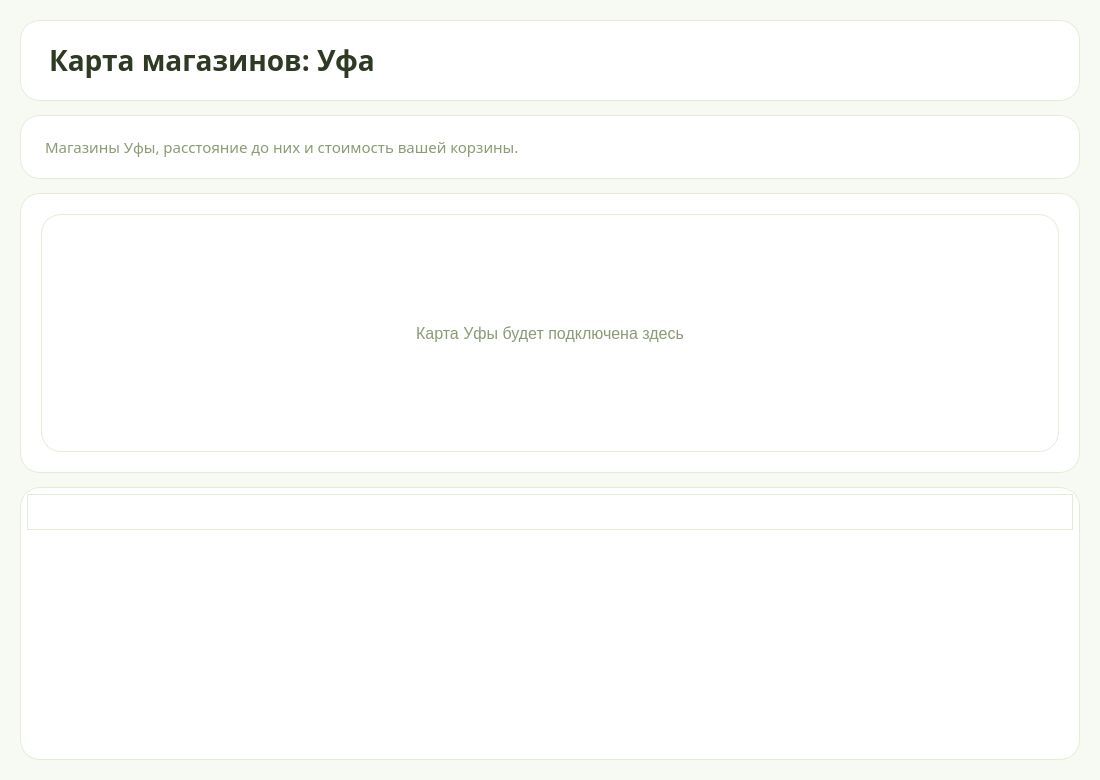
<ui version="4.0">
 <class>MapPage</class>
 <widget class="QWidget" name="MapPage">
  <property name="geometry">
   <rect>
    <x>0</x>
    <y>0</y>
    <width>1100</width>
    <height>780</height>
   </rect>
  </property>
  <property name="font">
   <font>
    <family>Nunito,Varela Round,Segoe UI,Corbel,Helvetica Neue,Noto Sans,sans-serif</family>
   </font>
  </property>
  <property name="styleSheet">
   <string notr="true">
* { font-family: &quot;Nunito&quot;, &quot;Varela Round&quot;, &quot;Segoe UI&quot;, &quot;Corbel&quot;, &quot;Helvetica Neue&quot;, &quot;Noto Sans&quot;, sans-serif; color: #2E3A24; }

QWidget#MapPage { background: #F7FAF3; }
QLabel { background: transparent; }

/* ---------- Заголовки ---------- */
QLabel#mapTitle { font-size: 21pt; font-weight: bold; }
QLabel#mapSubtitle { font-size: 11pt; color: #8A9B76; }

/* ---------- Фрейм для карты ---------- */
QFrame {
    background: #FFFFFF;
    border: 1px solid #E4ECD8;
    border-radius: 20px;
    padding: 20px;
}
QLabel#mapPlaceholderLabel { font-size: 12pt; color: #8A9B76; }

/* ---------- Таблица ---------- */
QTableWidget {
    background: #FFFFFF;
    border: 1px solid #E4ECD8;
    border-radius: 20px;
    gridline-color: transparent;
    font-size: 10pt;
    padding: 6px;
}
QTableWidget::item { padding: 6px 10px; border-bottom: 1px solid #EEF3E6; }
QTableWidget::item:selected { background: #E6F6C3; color: #2E3A24; }
QHeaderView::section {
    background: transparent;
    border: none;
    border-bottom: 1px solid #E4ECD8;
    padding: 8px 10px;
    color: #6E9A3A;
    font-size: 10pt;
    font-weight: bold;
}

/* ---------- Кнопки ---------- */
QPushButton {
    background: qlineargradient(x1:0, y1:0, x2:0, y2:1, stop:0 #C4F56E, stop:1 #8FD630);
    border: 1px solid rgba(255, 255, 255, 230);
    border-radius: 20px;
    padding: 10px 24px;
    font-size: 12pt;
    color: #1E2B12;
    font-weight: bold;
}
QPushButton:hover {
    background: qlineargradient(x1:0, y1:0, x2:0, y2:1, stop:0 #D3FA8C, stop:1 #A0E448);
}
QPushButton:pressed {
    background: #84C72A;
}
   </string>
  </property>
  <layout class="QVBoxLayout" name="mapLayout">
   <property name="spacing">
    <number>14</number>
   </property>
   <property name="leftMargin">
    <number>20</number>
   </property>
   <property name="topMargin">
    <number>20</number>
   </property>
   <property name="rightMargin">
    <number>20</number>
   </property>
   <property name="bottomMargin">
    <number>20</number>
   </property>
   <item>
    <widget class="QLabel" name="mapTitle">
     <property name="text">
      <string>Карта магазинов: Уфа</string>
     </property>
    </widget>
   </item>
   <item>
    <widget class="QLabel" name="mapSubtitle">
     <property name="text">
      <string>Магазины Уфы, расстояние до них и стоимость вашей корзины.</string>
     </property>
    </widget>
   </item>
   <item>
    <widget class="QFrame" name="mapPlaceholder">
     <property name="minimumSize">
      <size>
       <width>0</width>
       <height>280</height>
      </size>
     </property>
     <property name="frameShape">
      <enum>QFrame::StyledPanel</enum>
     </property>
     <layout class="QVBoxLayout" name="mapPlaceholderLayout">
      <property name="leftMargin">
       <number>0</number>
      </property>
      <property name="topMargin">
       <number>0</number>
      </property>
      <property name="rightMargin">
       <number>0</number>
      </property>
      <property name="bottomMargin">
       <number>0</number>
      </property>
      <item>
       <widget class="QLabel" name="mapPlaceholderLabel">
        <property name="alignment">
         <set>Qt::AlignCenter</set>
        </property>
        <property name="text">
         <string>Карта Уфы будет подключена здесь</string>
        </property>
       </widget>
      </item>
     </layout>
    </widget>
   </item>
   <item>
    <widget class="QTableWidget" name="mapShopsTable">
     <property name="editTriggers">
      <set>QAbstractItemView::NoEditTriggers</set>
     </property>
     <property name="showGrid">
      <bool>false</bool>
     </property>
     <attribute name="horizontalHeaderStretchLastSection">
      <bool>true</bool>
     </attribute>
     <attribute name="verticalHeaderVisible">
      <bool>false</bool>
     </attribute>
     <column>
      <property name="text">
       <string>Магазин</string>
      </property>
     </column>
     <column>
      <property name="text">
       <string>Адрес</string>
      </property>
     </column>
     <column>
      <property name="text">
       <string>Расстояние</string>
      </property>
     </column>
     <column>
      <property name="text">
       <string>Корзина</string>
      </property>
     </column>
    </widget>
   </item>
  </layout>
 </widget>
 <resources/>
 <connections/>
</ui>
